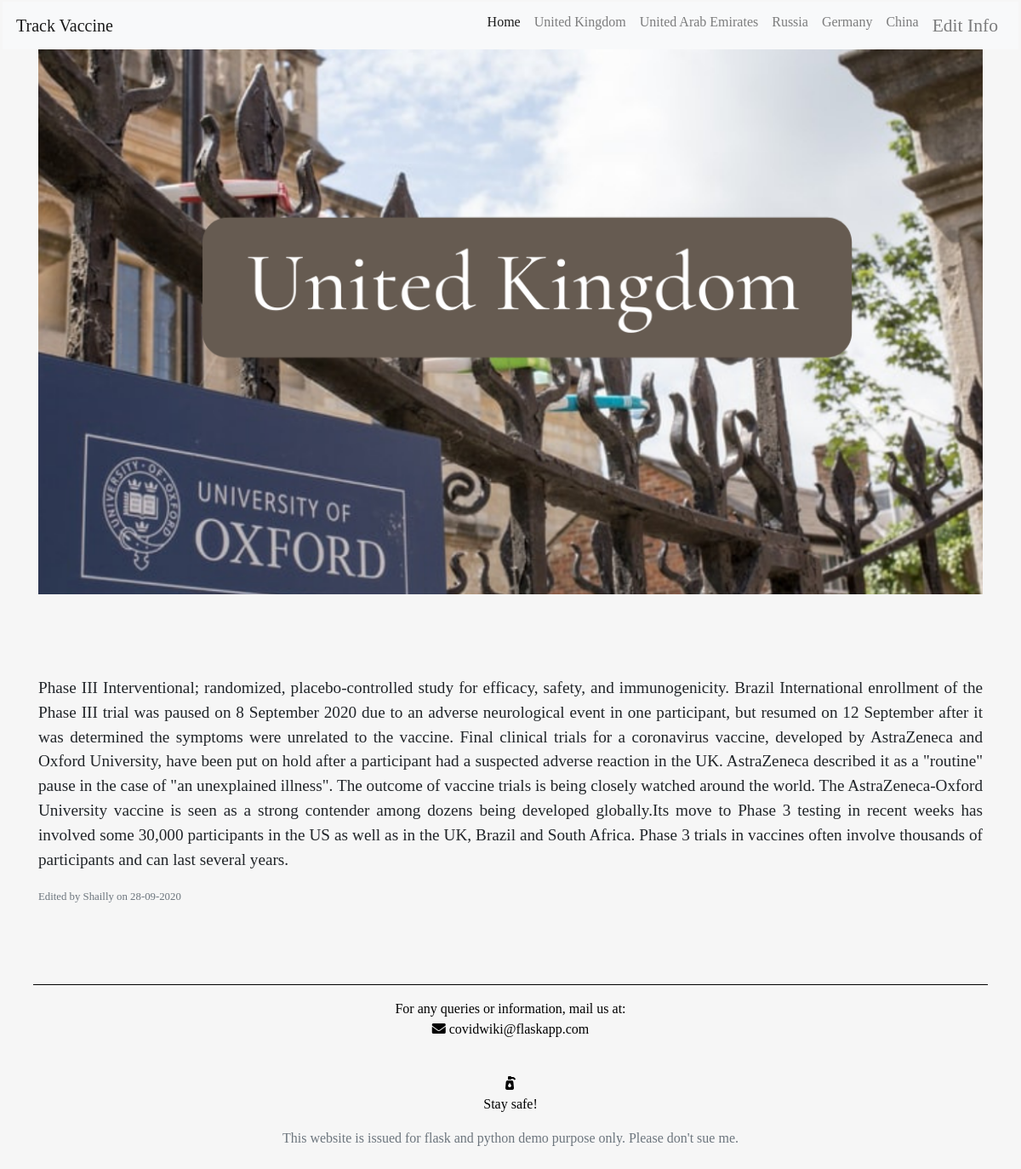
Page /uk on the committed database.
### app/models.py (models this page shows, shortened)
class Article(db.Model):
    id = db.Column(db.Integer, primary_key=True)
    country = db.Column(db.String(100), nullable=False)
    image = db.Column(db.String(20), nullable=False)
    introLine = db.Column(db.Text, nullable=False)
    date_edited = db.Column(db.DateTime, nullable=False, default=datetime.utcnow)
    link = db.Column(db.String(100), nullable=False)
    UpdatedContent = db.Column(db.Text, nullable=False)
    user_id = db.Column(db.Integer, db.ForeignKey('user.id'), nullable=False)

class User(db.Model, UserMixin):
    id = db.Column(db.Integer, primary_key=True)
    username = db.Column(db.String(20), unique=True, nullable=False)
    email = db.Column(db.String(120), unique=True, nullable=False)
    image_file = db.Column(db.String(20), nullable=False, default='default.png')
    password = db.Column(db.String(60), nullable=False)
    articles = db.relationship('Article', backref='author',lazy=True)

### app/routes.py (the view)
@app.route('/uk')
def uk():
    articles = Article.query.all()
    return render_template('uk.html',articles=articles)

### app/templates/uk.html (shortened to what this page needs)
{% extends "layout.html" %}
{% block content %}
    <div class="countryHead", id='uk'>
    </div>
    <div class="country-data">
        <br>
        <br>
        <br>
        <br>
        <p class="country-text">{{ articles.0.UpdatedContent }}</p>
        <p class="bottom-info"><small class="text-muted">Edited by {{ articles.0.author.username }} on {{ articles.0.date_edited.strftime('%d-%m-%Y') }}</small></p>
    </div>
{% endblock content%}

### app/static/styles.css (style rules this page uses)
body { text-align: justify; background-color: #f6f6f6; margin: 2px 3px; font-family: 'PT Serif', serif; }
.countryHead { display: flex; flex-direction: column; justify-content: center; flex-grow: 1; min-height: 350px; display: flex; flex-direction: column; min-height: 80vh; }
#uk { background: url('images/uksmolb.png') no-repeat center / cover; }
@media (min-width:767px) { #uk { background: url('images/ukbigb.png') no-repeat center / cover; } }
.country-text { font-size: larger; }

### rows in the picture
Article: UpdatedContent "Phase III Interventional; randomized, placebo-controlled study for efficacy, safety, and immunogenicity. Brazil International enrollment of the Phase III trial was paused on 8 September 2020 due to an adverse neurological event in one participant, but resumed on 12 September after it was determined the symptoms were unrelated to the vaccine. Final clinical trials for a coronavirus vaccine, developed by AstraZeneca and Oxford University, have been put on hold after a participant had a suspected adverse reaction in the UK. AstraZeneca described it as a \"routine\" pause in the case of \"an unexplained illness\". The outcome of vaccine trials is being closely watched around the world. The…", date_edited "28-09-2020"
User: username "Shailly"
